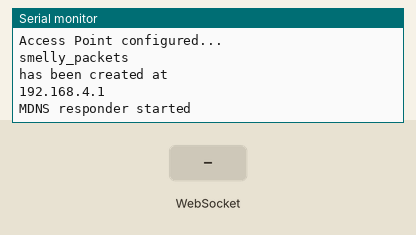
Recording of a sketch running on a simulated ESP8266 (NodeMCU). On the bench: the last lines printed to the serial monitor. The test bench sets the inputs (shaded band).

Above: at 5.2 s.
5.3 s: WebSocket text "1" received
At 6.5 s:
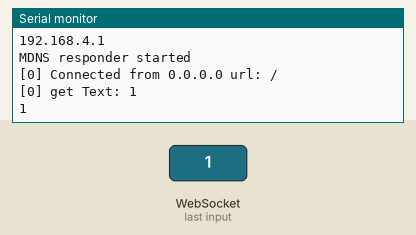
6.8 s: WebSocket text "0" received
At 7.9 s:
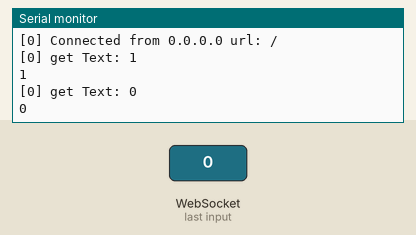

Measured:
- after the input at 5.3 s, the serial monitor: prints a new line at once (image 1)
- after the input at 6.8 s, the serial monitor: prints a new line at once (image 2)

The sketch:

websocket_server.ino
```cpp
#ifdef ESP8266
#include <ESP8266WiFi.h>
#include <ESP8266mDNS.h>
#elif defined(ESP32)
#include <WiFi.h>
#include <ESPmDNS.h>
#else
#error "Board not found"
#endif

#include <WebSocketsServer.h>
#include <ArduinoJson.h>


//#define LED1 D0
//#define LED2 D1
//#define LED3 D3
//#define LED4 D4
//#define LED5 D5

const char INDEX_page[] PROGMEM = R"=====(
<!DOCTYPE HTML>
<html>
<head>
  <title>Control Panel</title>
  <meta name="viewport" content="width=device-width, initial-scale=1">
  <link rel="icon" href="data:,">
  <style>
  html {
    font-family: Arial, Helvetica, sans-serif;
    text-align: center;
  }
  h1 {
    font-size: 1.8rem;
    color: white;
  }
  h2{
    font-size: 1.5rem;
    font-weight: bold;
    color: #143642;
  }
  .header {
    overflow: hidden;
    background-color: #143642;
  }
  body {
    margin: 0;
  }
  .content {
    padding: 30px;
    max-width: 600px;
    margin: 0 auto;
  }
  .card {
    background-color: #F8F7F9;;
    box-shadow: 2px 2px 12px 1px rgba(140,140,140,.5);
    padding-top:10px;
    padding-bottom:20px;
  }
  .button {
    padding: 15px 50px;
    font-size: 24px;
    text-align: center;
    outline: none;
    color: #fff;
    background-color: #0f8b8d;
    margin-left: 20px;
    border: 2px solid; /* black */
    border-radius: 5px;
    -webkit-touch-callout: none;
    -webkit-user-select: none;
    -khtml-user-select: none;
    -moz-user-select: none;
    -ms-user-select: none;
    user-select: none;
    -webkit-tap-highlight-color: rgba(0,0,0,0);
   }
   .button:active {
     background-color: #0f8b8d;
     box-shadow: 2 2px #CDCDCD;
     transform: translateY(2px);
   }
   .state {
     font-size: 1.5rem;
     color:#8c8c8c;
     font-weight: bold;
   }
.switch {
position: relative;
display: inline-block;
width: 40px;
height: 20px;
background-color: rgba(0, 0, 0, 0.25);
border-radius: 20px;
transition: all 0.3s;
}
.switch::after {
content: '';
position: absolute;
width: 18px;
height: 18px;
border-radius:50%;
background-color: white;
top: 1px;
left: 1px;
transition: all 0.3s;
}
.checkbox:checked + .switch::after {
left : 20px;
}
.checkbox:checked + .switch {
background-color: #7983ff;
}
.checkbox {
display : none;
}
</style>
<title>Control Panel</title>
<meta name="viewport" content="width=device-width, initial-scale=1">
<link rel="icon" href="data:,">
</head>
<body>
  <div class="header">
    <h1>Switch Control Panel</h1>
  </div>
  <div class="content">
    <div class="card">
      <h2>Front Porch Lights</h2>
      <button class= "button" onclick="button_1_on()" >On</button><button class= "button" onclick="button_1_off()" >Off</button>
   </div>
   <div class="card">
     <h2>Dining Room Candelier</h2>
     <button class= "button" onclick="button_2_on()" >On</button><button class= "button" onclick="button_2_off()" >Off</button>
        </div>
  <div class="card">
    <h2>Kitchen Lights</h2>
    <button class= "button" onclick= "button_3_on()" >On</button><button class= "button" onclick="button_3_off()" >Off</button>
       </div>
 <div class="card">
   <h2>Living Room Lamps</h2>
   <button class= "button" onclick= "button_4_on()" >On</button><button class= "button" onclick="button_4_off()" >Off</button>
</div>
<div class="card">
  <h2>Living Room Fan/Lights</h2>
  <button class= "button" onclick= "button_5_on()" >On</button><button class= "button" onclick="button_5_off()" >Off</button>
</div>
  </div>
<script>
var connection = new WebSocket('ws://'+location.hostname+':81/');
var button_1_status = 0;
var button_2_status = 0;


function button_1_on()
{
  console.log("LED 1 is ON");
  button_1_status=  1;
  send_data();
}
function button_1_off()
{
console.log("LED 1 is OFF");
button_1_status= 0;
send_data();
}
function button_2_on()
{
   button_2_status= 1;
  console.log("LED 2 is ON");
  send_data();
}
function button_2_off()
{
  button_2_status= 0;
console.log("LED 2 is OFF");
send_data();
}


function send_data()
{
  var full_data = '{"LED1" :'+button_1_status+',"LED2":'+button_2_status+'}';
  connection.send(full_data);
}
</script>
</body>
</html>
)=====";


#include <ESPAsyncWebServer.h>

AsyncWebServer server(80); // server port 80
WebSocketsServer websockets(81);

void notFound(AsyncWebServerRequest *request)
{
  request->send(404, "text/plain", "Page Not found");
}


void webSocketEvent(uint8_t num, WStype_t type, uint8_t * payload, size_t length) {

  switch (type)
  {
    case WStype_DISCONNECTED:
      Serial.printf("[%u] Disconnected!\n", num);
      break;
    case WStype_CONNECTED: {
        IPAddress ip = websockets.remoteIP(num);
        Serial.printf("[%u] Connected from %d.%d.%d.%d url: %s\n", num, ip[0], ip[1], ip[2], ip[3], payload);

        // send message to client
        websockets.sendTXT(num, "Connected from server");
      }
      break;
    case WStype_TEXT:
      Serial.printf("[%u] get Text: %s\n", num, payload);
      String message = String((char*)( payload));
      Serial.println(message);

      DynamicJsonDocument doc(200);
    // deserialize the data
    DeserializationError error = deserializeJson(doc, message);
    // parse the parameters we expect to receive (TO-DO: error handling)
      // Test if parsing succeeds.
  if (error) {
    Serial.print("deserializeJson() failed: ");
    Serial.println(error.c_str());
    return;
  }

  int LED1_status = doc["LED1"];
  int LED2_status = doc["LED2"];
  //digitalWrite(LED1,LED1_status);
  //digitalWrite(LED2,LED2_status);

  }
}

void setup(void)
{

  Serial.begin(115200);
 // pinMode(LED1,OUTPUT);
  //pinMode(LED2,OUTPUT);
  //pinMode(LED3,OUTPUT);
 // pinMode(LED4,OUTPUT);
  //pinMode(LED5,OUTPUT);
  WiFi.mode(WIFI_AP);
  Serial.begin(115200);  // Begin communiction on Serial 115200
  Serial.println("Configuring Access Point...");
delay(2000);
// SSID and Password for the ESP32 Access Point
const char* ssid = "smelly_packets";
const char* password = "";  // Access Point is left insecure
Serial.println("Intializing Access Point...");
delay(2000);
WiFi.softAP(ssid, password);  //Create INSECURE Access Point
Serial.println("Access Point configured...");
Serial.println(ssid);     //Return Access Point SSID in Serial
Serial.println("has been created at");
Serial.println(WiFi.softAPIP());  //Return Access Point IP address in Serial

  if (MDNS.begin("ESP")) { //home.local
    Serial.println("MDNS responder started");
  }


  server.on("/", [](AsyncWebServerRequest * request)
  {

  request->send_P(200, "text/html", INDEX_page);
  });

   server.on("/led1/on", HTTP_GET, [](AsyncWebServerRequest * request)
  {
   // digitalWrite(LED1,HIGH);
  request->send_P(200, "text/html", INDEX_page);
  });

  server.onNotFound(notFound);

  server.begin();  // start webserver
  websockets.begin();
  websockets.onEvent(webSocketEvent);

}


void loop(void)
{

 websockets.loop();
}
```
